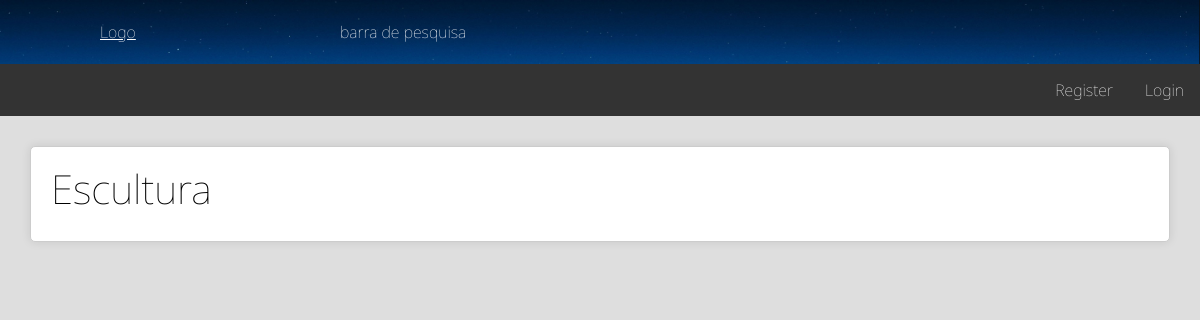
/t/Escultura/, run on an earlier commit of the app's database.
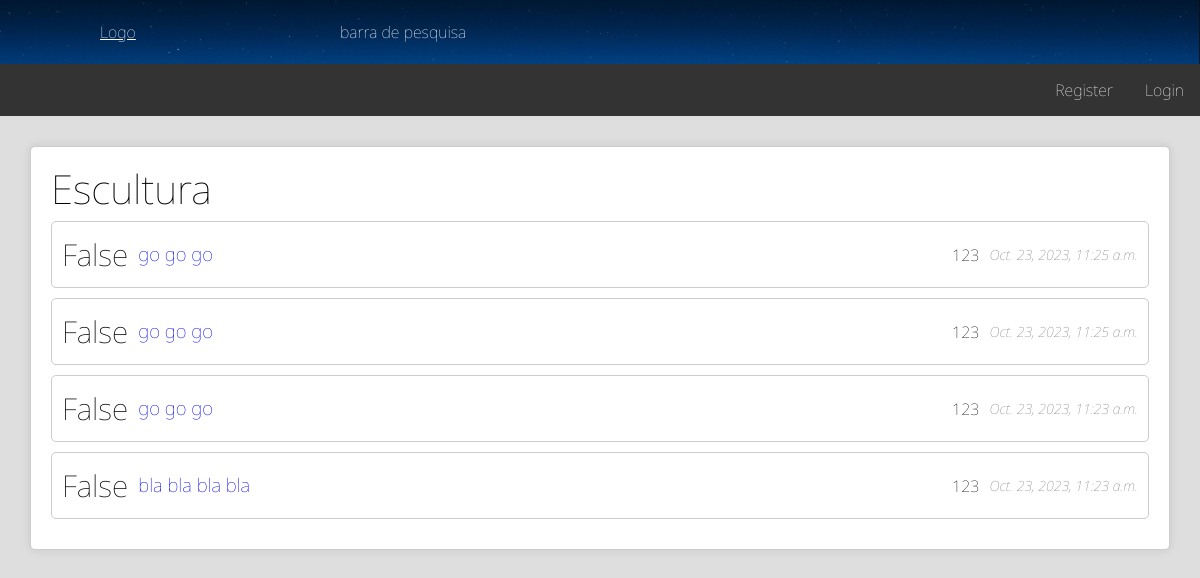
And on a later commit of the database.
### main/models.py (models this page shows, shortened)
class Topico(Model):
  name = models.CharField(max_length=50)
  is_fav = 0
  @staticmethod
  def get_topicos(user: User | None) -> Iterable["Topico"]:
    ret: Iterable["Topico"] = Topico.objects.all()
    if user is not None:
      for i in ret:
        i.is_fav = 1 if i in user.favorites.all() else 0
      ret = sorted(ret, key=lambda x: x.is_fav == 1, reverse=True)
    return ret
  @staticmethod
  def get_topico_by_name(topico_name: str) -> "Topico":
    return Topico.objects.get(name=topico_name)
  def get_threads(self) -> Iterable[Thread]:
    return Thread.objects.filter(topico=self).order_by('-is_sticky', '-date_created')

class Thread(Model):
  title = models.TextField()
  date_created = models.DateTimeField(auto_now_add=True)
  latest_update = models.DateTimeField(auto_now_add=True)
  follow_up_from = models.ForeignKey('Thread', on_delete=models.CASCADE, null=True, related_name="follow_ups")
  user = models.ForeignKey(User, null=True, on_delete=models.SET_NULL, related_name="poster")
  is_sticky = models.BooleanField(default=False)
  topico = models.ForeignKey('Topico', on_delete=models.CASCADE, null=True, related_name="topico")

class User(AbstractUser):
  date_created = models.DateTimeField(auto_now_add=True)
  signature = models.TextField(null=True, default=None)
  avatar = models.ImageField(default='default.png', upload_to='avatars')
  is_banned = models.BooleanField(default=False)
  is_timed_out = models.BooleanField(default=False)
  timeout_expires = models.DateTimeField(null=True)
  ban_or_timeout_reason = models.TextField(null=True)
  favorites = models.ManyToManyField('Topico', related_name="favorites")

### main/views.py (the view)
# urls.py: path("t/<str:topico_name>/", views.topico, name="topico"),
def topico(request, topico_name: str):
  if topico_name in [t.name for t in Topico.get_topicos(user=getUser(request))]:
    return render(request, "topico.html", {
      "topico": topico_name,
      "threads": Topico.get_topico_by_name(topico_name).get_threads()
    })
  else:
    return render(request, "404.html", status=404)

### main/views.py (called while the page is built)
def getUser(request):
  if request.user.is_authenticated:
    return request.user
  else:
    return None

### main/templates/topico.html (shortened to what this page needs)
{% extends 'base.html' %}
{% load static %}
{% block content %}
<div class="listagem">
  <div style="display:flex;justify-content: space-between;">
    <div>
      <h2 style="font-size:40px;">{{ topico }}</h2>
    </div>
   </div>
  {% for thread in threads %}
  <div>
    <li class="itens">
      <div class="icon">{{ thread.is_sticky }}</div>
      <div class="content">
        <h3> <a class="" style="text-decoration: none" href="{% url 'main:thread' topico thread.id %}">{{ thread.title }}</a></h3>
      </div>
      <div class="stats">{{ thread.user.username }}</div>
      <div class="last">{{ thread.date_created }}</div>
    </li>
   </div>
  {% endfor %}
</div>
{% endblock content %}

### main/templates/base.html (shortened to what this page needs)
{% load static %}
<html lang="pt">
<head>
</head>
<link rel="stylesheet" type="text/css" href='{% static "css/reset.css" %}' >
<link rel="stylesheet" type="text/css" href='{% static "css/style_base.css" %}' />
<body>
  <header class="base">
      <div>
        <a href="{% url 'main:index' %}">Logo</a>
      </div>
      <div>
        barra de pesquisa
      </div>
  </header>
  <nav>
    <ul>
      {% if user.is_authenticated %}
      <li>Welcome, {{ user.username }}</li>
      <li style="float:right"><a href="{% url 'main:logout' %}">Logout</a></li>
      {% else %}
      <li style="float:right"><a href="{% url 'main:login' %}">Login</a></li>
      <li style="float:right"><a href="{% url 'main:register' %}">Register</a></li>
      {% endif %}
    </ul>
  </nav>
<main style="padding: 10px;">
  {% block content %} {% endblock %}
</main>
</body>

### main/static/css/style_base.css (style rules this page uses)
:root { --active-brightness: 0.85; }
body { height: 100%; margin:0; }
.base { background-image: url(../img/nav.png); background-size: 100% 80px; background-repeat: no-repeat; color: rgb(45, 55, 72); padding: 20px 0px; }
.base div { padding: 0px 100px; color:white; display: inline; }
div { display: block; }
nav ul { list-style-type: none; margin: 0; padding: 0; overflow: hidden; background: #333; }
nav li { float: left; color:white; }
nav li a { display: block; color: rgba(255, 255, 255, 0.6);; text-align: center; padding: 14px 16px; text-decoration: none; }
.listagem { border: 1px solid #ccc; padding: 20px; margin: 20px; background-color: #fff; box-shadow: 0 0 10px rgba(0,0,0,0.1); border-radius: 5px; }
.listagem h2 { font-size: 24px; margin-bottom: 10px; }
.listagem .itens { display: flex; align-items: center; margin-bottom: 10px; border: 1px solid #ccc; padding: 10px; border-radius: 5px; }
.listagem .itens .icon { font-size: 30px; margin-right: 10px; }
.listagem .itens .content { flex: 1; }
.listagem .itens .stats { margin-right: 10px; }
.listagem .itens .last { color: #777; font-size: 14px; font-style: italic; }
.stats { list-style: none; padding: 0; }

### main/templates/base.html (style rules this page uses)
html { background-color: var(--background-color); }

What changed in the data, as far as the page shows it:
added Thread: is_sticky "False", title "go go go", user.username "123", date_created "Oct. 23, 2023, 11:25 a.m."
added Thread: is_sticky "False", title "go go go", user.username "123", date_created "Oct. 23, 2023, 11:25 a.m."
added Thread: is_sticky "False", title "go go go", user.username "123", date_created "Oct. 23, 2023, 11:23 a.m."
added Thread: is_sticky "False", title "bla bla bla bla", user.username "123", date_created "Oct. 23, 2023, 11:23 a.m."
